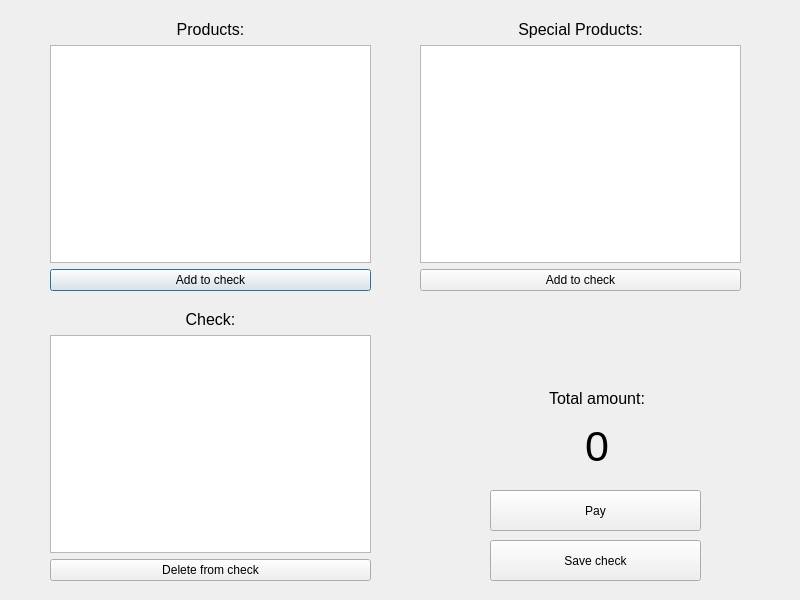
<?xml version="1.0" encoding="UTF-8"?>
<ui version="4.0">
 <class>Secondwindow</class>
 <widget class="QDialog" name="Secondwindow">
  <property name="geometry">
   <rect>
    <x>0</x>
    <y>0</y>
    <width>800</width>
    <height>600</height>
   </rect>
  </property>
  <property name="windowTitle">
   <string>Dialog</string>
  </property>
  <widget class="QWidget" name="layoutWidget">
   <property name="geometry">
    <rect>
     <x>50</x>
     <y>20</y>
     <width>321</width>
     <height>271</height>
    </rect>
   </property>
   <layout class="QVBoxLayout" name="verticalLayout">
    <item>
     <widget class="QLabel" name="label">
      <property name="font">
       <font>
        <pointsize>12</pointsize>
       </font>
      </property>
      <property name="text">
       <string>Products:</string>
      </property>
      <property name="alignment">
       <set>Qt::AlignCenter</set>
      </property>
     </widget>
    </item>
    <item>
     <widget class="QListWidget" name="listWidget_prod">
      <property name="font">
       <font>
        <pointsize>12</pointsize>
       </font>
      </property>
      <property name="modelColumn">
       <number>0</number>
      </property>
     </widget>
    </item>
    <item>
     <widget class="QPushButton" name="pushButton_add_prod">
      <property name="text">
       <string>Add to check</string>
      </property>
     </widget>
    </item>
   </layout>
  </widget>
  <widget class="QWidget" name="layoutWidget_2">
   <property name="geometry">
    <rect>
     <x>420</x>
     <y>20</y>
     <width>321</width>
     <height>271</height>
    </rect>
   </property>
   <layout class="QVBoxLayout" name="verticalLayout_2">
    <item>
     <widget class="QLabel" name="label_2">
      <property name="font">
       <font>
        <pointsize>12</pointsize>
       </font>
      </property>
      <property name="text">
       <string>Special Products:</string>
      </property>
      <property name="alignment">
       <set>Qt::AlignCenter</set>
      </property>
     </widget>
    </item>
    <item>
     <widget class="QListWidget" name="listWidget_prod_2">
      <property name="font">
       <font>
        <pointsize>12</pointsize>
       </font>
      </property>
      <property name="modelColumn">
       <number>0</number>
      </property>
     </widget>
    </item>
    <item>
     <widget class="QPushButton" name="pushButton_add_prod_2">
      <property name="text">
       <string>Add to check</string>
      </property>
     </widget>
    </item>
   </layout>
  </widget>
  <widget class="QWidget" name="layoutWidget_3">
   <property name="geometry">
    <rect>
     <x>50</x>
     <y>310</y>
     <width>321</width>
     <height>271</height>
    </rect>
   </property>
   <layout class="QVBoxLayout" name="verticalLayout_3">
    <item>
     <widget class="QLabel" name="label_3">
      <property name="font">
       <font>
        <pointsize>12</pointsize>
       </font>
      </property>
      <property name="text">
       <string>Check:</string>
      </property>
      <property name="alignment">
       <set>Qt::AlignCenter</set>
      </property>
     </widget>
    </item>
    <item>
     <widget class="QListWidget" name="listWidget_check">
      <property name="font">
       <font>
        <pointsize>12</pointsize>
       </font>
      </property>
      <property name="modelColumn">
       <number>0</number>
      </property>
     </widget>
    </item>
    <item>
     <widget class="QPushButton" name="pushButton_add_prod_3">
      <property name="text">
       <string>Delete from check</string>
      </property>
     </widget>
    </item>
   </layout>
  </widget>
  <widget class="QLabel" name="label_4">
   <property name="geometry">
    <rect>
     <x>500</x>
     <y>380</y>
     <width>194</width>
     <height>37</height>
    </rect>
   </property>
   <property name="font">
    <font>
     <pointsize>12</pointsize>
    </font>
   </property>
   <property name="text">
    <string>Total amount:</string>
   </property>
   <property name="alignment">
    <set>Qt::AlignCenter</set>
   </property>
  </widget>
  <widget class="QLabel" name="label_amount">
   <property name="geometry">
    <rect>
     <x>500</x>
     <y>420</y>
     <width>194</width>
     <height>52</height>
    </rect>
   </property>
   <property name="font">
    <font>
     <pointsize>32</pointsize>
    </font>
   </property>
   <property name="layoutDirection">
    <enum>Qt::LeftToRight</enum>
   </property>
   <property name="text">
    <string>0</string>
   </property>
   <property name="alignment">
    <set>Qt::AlignCenter</set>
   </property>
  </widget>
  <widget class="QPushButton" name="pushButton_pay">
   <property name="geometry">
    <rect>
     <x>490</x>
     <y>490</y>
     <width>211</width>
     <height>41</height>
    </rect>
   </property>
   <property name="text">
    <string>Pay</string>
   </property>
  </widget>
  <widget class="QPushButton" name="pushButton_save_check">
   <property name="geometry">
    <rect>
     <x>490</x>
     <y>540</y>
     <width>211</width>
     <height>41</height>
    </rect>
   </property>
   <property name="text">
    <string>Save check</string>
   </property>
  </widget>
 </widget>
 <resources/>
 <connections/>
</ui>
